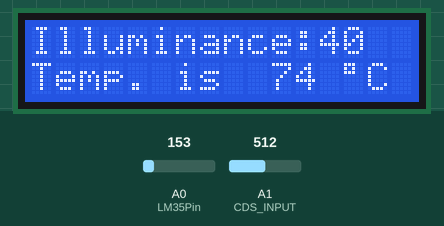
The sketch below on a simulated Arduino Uno, built with avr-gcc and run on an emulated ATmega328P. On the bench: 16×2 character LCD. The inputs (shaded band) are chosen by the test bench; at power-on: A0 (LM35Pin) = 153, A1 (CDS_INPUT) = 512.

Above: at 4.3 s.
4.4 s: A0 (LM35Pin) set to 165
At 5.8 s:
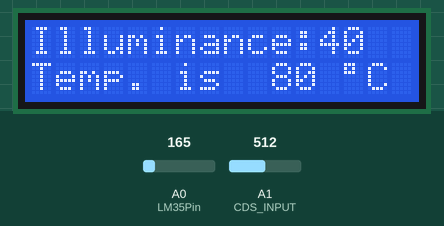
6.6 s: A1 (CDS_INPUT) set to 716
At 8.0 s:
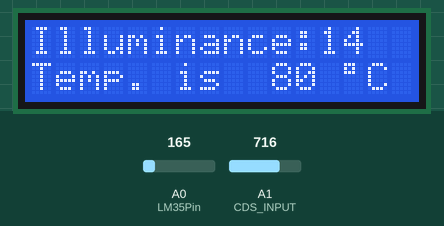
8.6 s: A0 (LM35Pin) set to 175
At 10.2 s:
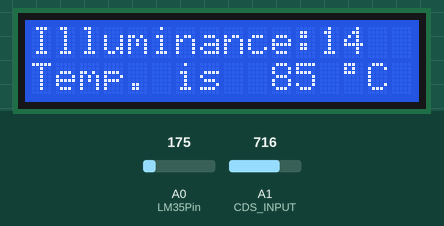
10.6 s: A1 (CDS_INPUT) set to 511
At 12.3 s:
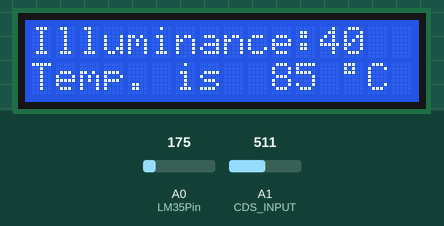
12.6 s: A0 (LM35Pin) set to 191
At 14.4 s:
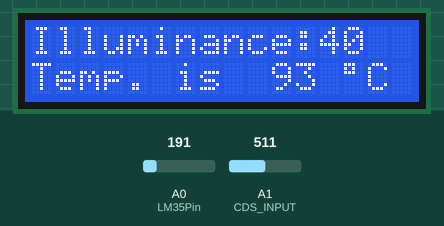
14.7 s: A1 (CDS_INPUT) set to 306
At 15.5 s:
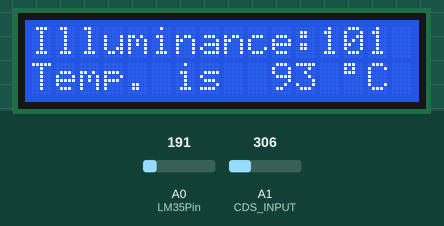
Timing chart, 0 to 17.7 s (numbered marks = the images above; inputs shaded):
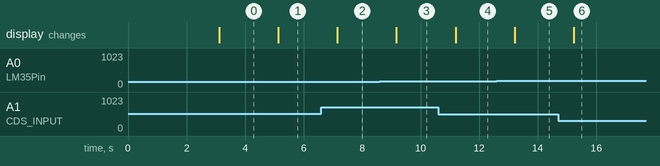

The sketch:

ex_6_3_start.ino
```cpp
/*
예제 6.3
LM35를 이용한 온도 측정
*/
#define CDS_INPUT 1
// I2C 통신 라이브러리 설정
#include <Wire.h>
// I2C LCD 라리브러리 설정
#include <LiquidCrystal_I2C.h>
// LCD I2C address 설정
// PCF8574:0x27, PCF8574A:0x3F
LiquidCrystal_I2C lcd(0x27,16,2);
// 0번 아날로그핀을 LM35 입력으로 설정한다.
const int LM35Pin = 0;
const int CdSPin = 1;
void setup() {
// 16X2 LCD 모듈 설정하고 백라이트를 켠다.
lcd.init(); // LCD 설정
lcd.backlight();
// 메세지를 표시한다.
lcd.print("ex 6.3");
lcd.setCursor(0,1);
lcd.print("Checking Temp.");
// 3초동안 메세지를 표시한다.
delay(3000);
// 모든 메세지를 삭체한 뒤
// 숫자를 제외한 부분들을 미리 출력시킨다.
lcd.clear();
lcd.setCursor(0,0);
lcd.print("Illuminance:");
lcd.setCursor(0,1);
lcd.print("Temp. is ");
//LCD 문자표에서 '°' 기호를 직접 써준다
lcd.setCursor(13,1);
lcd.write(B11011111);
// '°' 기호 문자코드
lcd.setCursor(14,1);
lcd.print("C"); // 'C'를 표시한다.
}
void loop(){
int adcValue; // 실제 센서로부터 읽은 값 (0~1023)
long temp; // 현재의 온도
int value = analogRead(CDS_INPUT);
Serial.println(int(luminosity(value)));
// LM35의 Vout을 읽는다.
adcValue = analogRead(LM35Pin);
// 온도값으로 환산한다. 오버플로우 방지를 위하여 500L로 표시한다.
// 500L의 경우 500을 32비트 long 형태의 숫자로 나타내 준다.
temp = (adcValue * 500L) /1023;
// 전에 표시했던 내용을 지우고 LCD에 ADC 값과 온도를 출력한다.
// 지우지 않으면 이전에 표시했던 값이 남게 된다.
lcd.setCursor(12,0);
lcd.print("");
// ADC 값을 표시한다
lcd.setCursor(12,0);
lcd.print(int(luminosity(value)));
// 전에 표시했던 내용을 지운다.
lcd.setCursor(10,1);
lcd.print(" ");
// 온도를 표시한다
lcd.setCursor(10,1);
lcd.print(temp);
delay(1000);
}
double luminosity (int RawADC0){
double Vout = RawADC0*5.5/1023;
double lux=(2500/Vout-500)/10;
return lux;
}
```

Measured:
- after the input at 4.4 s, the display: changes after 0.74 s (image 1)
- after the input at 6.6 s, the display: changes after 0.56 s (image 2)
- after the input at 8.6 s, the display: changes after 0.57 s (image 3)
- after the input at 10.6 s, the display: changes after 0.59 s (image 4)
- after the input at 12.6 s, the display: changes after 0.61 s (image 5)
- after the input at 14.7 s, the display: changes after 0.53 s (image 6)
